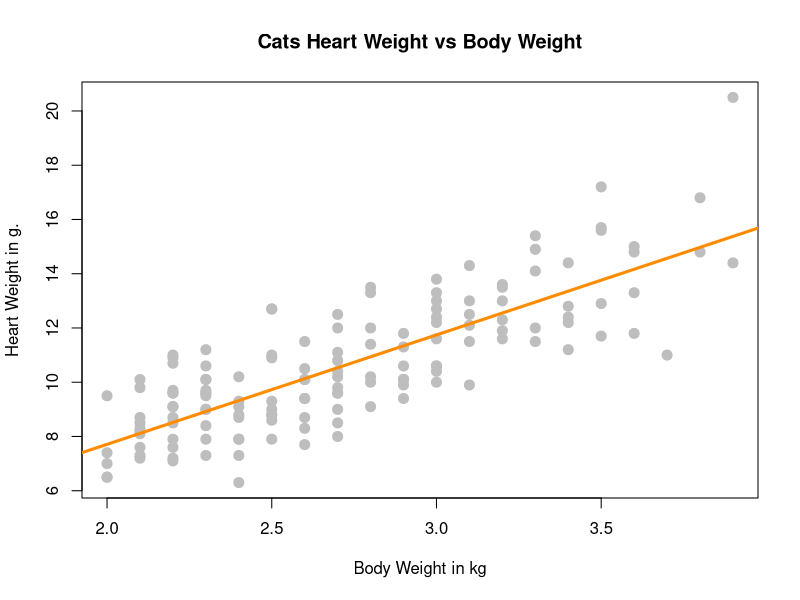
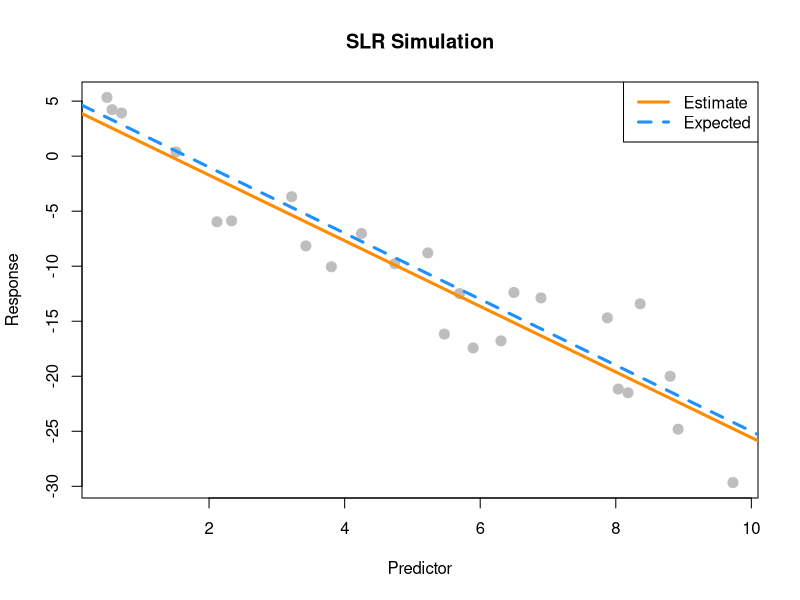
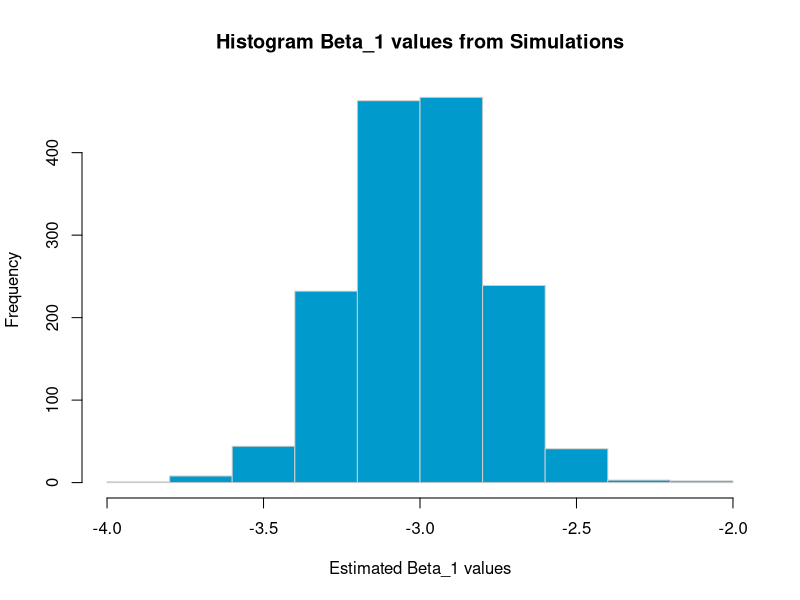
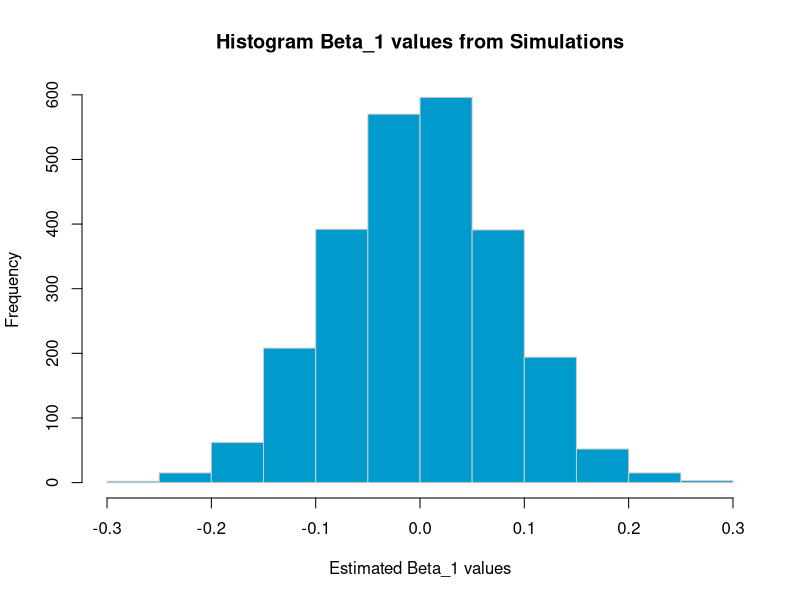
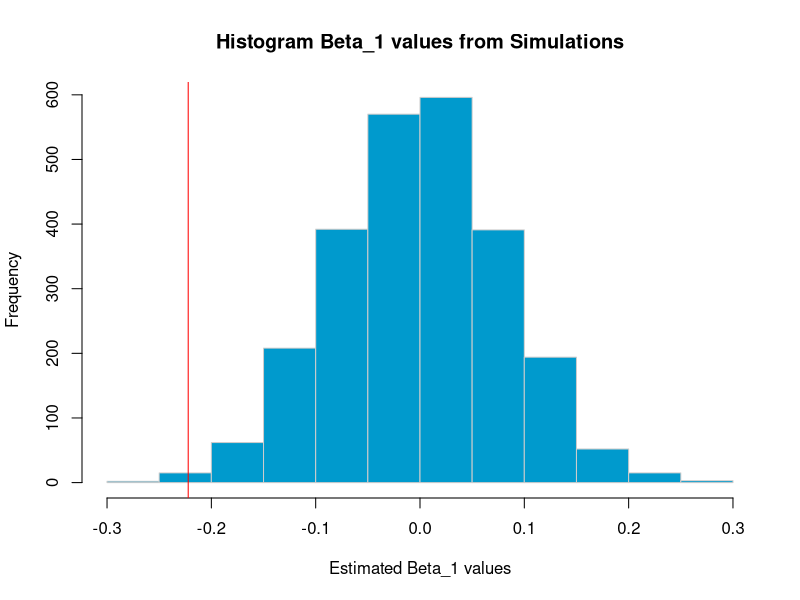

R code for these plots, in order:
## ---- chunk 1
cats <- MASS::cats
cat_model <- lm(Hwt ~ Bwt, data = cats)
summary(cat_model)
## ---- chunk 2
cat_model$coefficients
## ---- chunk 3
(y_hat_31 <- predict(cat_model, newdata = data.frame(Bwt = 3.1)))
## ---- chunk 4
3.1 %in% cats$Bwt
## ---- chunk 5
(max_y_in_data <- max(cats[cats$Bwt == 3.1, ]$Hwt))
(min_y_in_data <- min(cats[cats$Bwt == 3.1, ]$Hwt))

(res_on_max <- max_y_in_data - y_hat_31)
(res_on_min <- min_y_in_data - y_hat_31)
## ---- chunk 6
(coeff_deter <- summary(cat_model)$r.squared)
## ---- chunk 7
(y_hat_15 <- predict(cat_model, newdata = data.frame(Bwt = 1.5)))
## ---- chunk 8
1.5 < max(cats$Bwt) & 1.5 > min(cats$Bwt)
## ---- chunk 9
plot(Hwt ~ Bwt, data = cats,
     xlab = "Body Weight in kg",
     ylab = "Heart Weight in g.",
     main = "Cats Heart Weight vs Body Weight",
     pch = 20,
     cex = 2,
     col = "grey"
     )
abline(cat_model, lwd = 3, col = "darkorange")
## ---- chunk 10
summary(cat_model)$r.squared
## ---- chunk 11
get_sd_est <- function(fitted_vals, actual_vals, mle = FALSE) {
  n <- length(actual_vals)
  e_2 <- sum((actual_vals - fitted_vals) ^ 2)
  ifelse(mle, sqrt(e_2 / n), sqrt(e_2 / (n-2)))
}

## ---- chunk 12
y_hat <- cat_model$fitted.values
y <- cats$Hwt
(s_e <- get_sd_est(fitted_vals = y_hat, actual_vals = y))
## ---- chunk 13
(s_d <- get_sd_est(fitted_vals = y_hat, actual_vals = y, mle = TRUE))
## ---- chunk 14
all.equal(summary(cat_model)$sigma, s_e)
all.equal(summary(cat_model)$sigma, s_d)
## ---- chunk 15
birthday = 19820426
set.seed(birthday)
## ---- chunk 16
x = runif(n = 25, 0, 10)
## ---- chunk 17
sim_slr <- function(x, beta_0 = 10, beta_1 = 5, sigma = 1) {
  n <- length(x)
  epsilon <- rnorm(n = n, mean = 0, sd = sigma)
  y <- beta_0 + beta_1 * x + epsilon
  data.frame(predictor = x, response = y)
}
## ---- chunk 18
beta_0 <- 5
beta_1 <- -3
n <- 25
sigma <- sqrt(10.24)
sim_data <- sim_slr(x = x, beta_0 = beta_0, beta_1 = beta_1, sigma = sigma)
## ---- chunk 19
sim_model <- lm(response ~ predictor, data = sim_data)
(beta_0_hat <- sim_model$coefficients[1])
(beta_1_hat <- sim_model$coefficients[2])
## ---- chunk 20
plot_simulation <- function (sim_data, sim_model, beta_0 = 5, beta_1 = -3) {
  plot(response ~ predictor, data = sim_data,
       xlab = "Predictor",
       ylab = "Response",
       main = "SLR Simulation",
       pch = 20,
       cex = 2,
       col = "grey",
       ylim = c(min(response), max(response))
       )
  abline(sim_model, lwd = 3, col = "darkorange")
  abline(beta_0, beta_1, lwd = 3, lty = 2, col = "dodgerblue")
  
  legend("topright", c("Estimate", "Expected"), 
         lty = c(1, 2),
         lwd = 3,
         col = c("darkorange", "dodgerblue"))
}

plot_simulation(sim_data, sim_model)
## ---- chunk 21
loop_simulation <- function (x_vals, num_simulations = 1500, beta_0 = 5, beta_1 = -3, sigma = sqrt(10.24)) {
  beta_hat_1 <- rep(0, num_simulations)
  beta_hat_0 <- rep(0, num_simulations)
  for (i in 1:num_simulations) {
    sim_data <- sim_slr(x = x_vals, beta_0 = beta_0, beta_1 = beta_1, sigma = sigma)
    sim_model <- lm(response ~ predictor, data = sim_data)
    beta_hat_0[i] <- sim_model$coefficients[1]
    beta_hat_1[i] <- sim_model$coefficients[2]
  }
  beta_hat_1
}
## ---- chunk 22
beta_hat_1 <- loop_simulation(x, sigma = sigma)
head(beta_hat_1)
## ---- chunk 23
(sim_mean <- mean(beta_hat_1))
(sim_sd <- sd(beta_hat_1))
## ---- chunk 24
sim_hist <- function(beta_hat_1) {
  hist(beta_hat_1,
       xlab   = "Estimated Beta_1 values",
       main   = "Histogram Beta_1 values from Simulations",
       col  = "deepskyblue3",
       border = "gray80"
       )
}
sim_hist(beta_hat_1)
## ---- chunk 25
birthday = 19820426
set.seed(birthday)
## ---- chunk 26
x = runif(n = 75, 0, 10)
## ---- chunk 27
beta_hat_1 <- loop_simulation(x, num_simulations = 2500, beta_0 = 3, beta_1 = 0, sigma = 2)
## ---- chunk 28
sim_hist(beta_hat_1)
## ---- chunk 29
library(readr)
skeptic <- read_csv("skeptic.csv")
skeptic_model <- lm(response ~ predictor, skeptic)
skeptic_beta_hat_1 <- skeptic_model$coefficients[2]
## ---- chunk 30
sim_hist(beta_hat_1)
abline(v = skeptic_beta_hat_1, col = "red")
## ---- chunk 31
(proportion <- sum(beta_hat_1 < skeptic_beta_hat_1) / length(beta_hat_1))
proportion * 2
## ---- chunk 32
beta_hat_1_mean <- mean(beta_hat_1)
beta_hat_1_sd <- sd(beta_hat_1)
k_sd_from_mean <- (beta_hat_1_mean - skeptic_beta_hat_1) / beta_hat_1_sd
## ---- chunk 33
pnorm(skeptic_beta_hat_1, mean = beta_hat_1_mean, sd = beta_hat_1_sd)
## ---- chunk 34
data(Ozone, package = "mlbench")
Ozone = Ozone[, c(4, 6, 7, 8)]
colnames(Ozone) = c("ozone", "wind", "humidity", "temp")
Ozone = Ozone[complete.cases(Ozone), ]
## ---- chunk 35
library(knitr)

model_wind <- lm(ozone ~ wind, data = Ozone)
model_humi <- lm(ozone ~ humidity, data = Ozone)
model_temp <- lm(ozone ~ temp, data = Ozone)

calculate_rmse <- function(model) {
  sqrt(sum(model$residuals ^ 2) / (nrow(model$model)))
}

results <- data.frame(
  row.names = c("Wind","Humidity","Temp"),
  "r_squared" = c(summary(model_wind)$r.squared,
                  summary(model_humi)$r.squared,
                  summary(model_temp)$r.squared),
  "RMSE" = c(calculate_rmse(model_wind),
             calculate_rmse(model_humi),
             calculate_rmse(model_temp))
)

kable(results, 
      col.names = c("R^2", "RMSE"),
      caption = "Comparing Ozone model with 3 different predictors")
